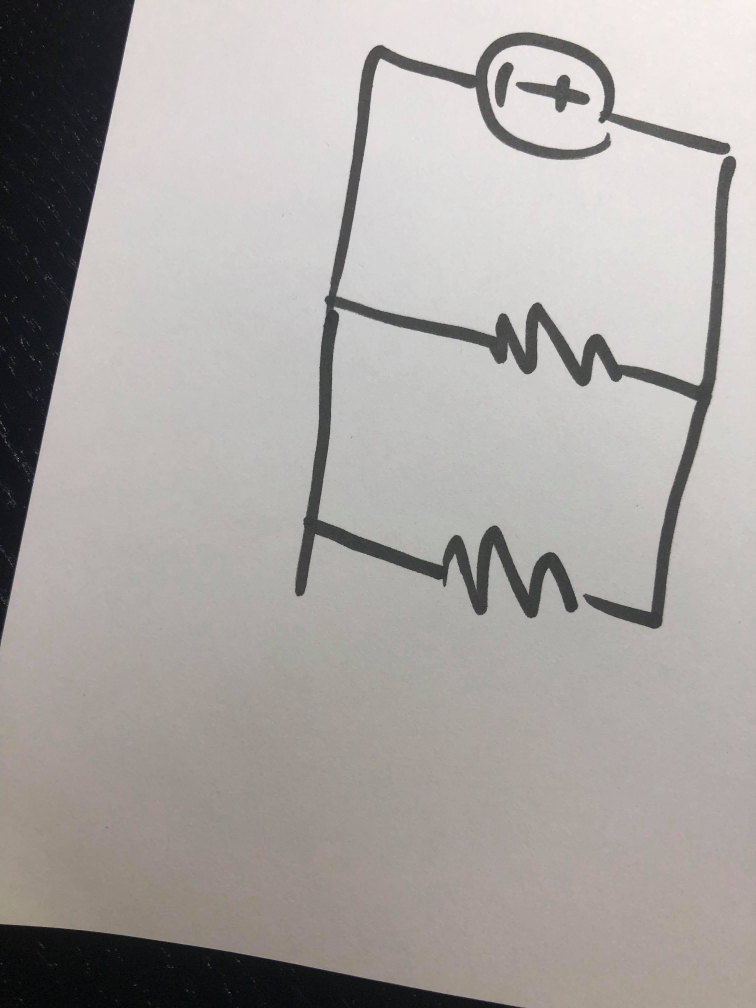
#> input picture Data/Circuits/1.jpg, 3024 x 4032 px (shown at 1/4 size); its folder holds only this picture in this run
$ python detect_components.py
#> lines starting #> are read from the running program, lines starting #| are printed output that depends on the picture; after the words box and inside, x2 and y2 are one past the last pixel; in counts of white or black regions, pixels touching at a corner belong together
### helper.py
# AMME4710 - EJH Detector 2020
# Circuit Digitaliser

# 470205127
# 470355499
# 470425954

import cv2
import numpy as np

# This function takes in a rotated rectangle as input and desired upscale factor to
# output a new rotated rectangle that is the original, but upscaled as desired.
# [30 lines left out: functions enlarge_rotated_rect, crop_n_rotate, not called in this run]

# This function takes in an input mask and removes all contours with area
# less than 300 units. Outputs this de-noised mask.
def remove_noise(mask):
    reject_mask = np.zeros(mask.shape[:2], dtype="uint8")
    contours, _ = cv2.findContours(mask, cv2.RETR_TREE, cv2.CHAIN_APPROX_SIMPLE)[-2:]
    areas = np.array([])
    for contour in contours:
        areas = np.append(areas, cv2.contourArea(contour))

    avg = np.mean(areas)
    idx = np.where(areas < 300)[0]
    reject_cnt = np.array(contours)[idx]
    cv2.drawContours(reject_mask, reject_cnt, -1, 255, -1)
    reject_mask = cv2.bitwise_not(reject_mask)

    return cv2.bitwise_and(mask, reject_mask)

# This function binarises, pads and closes a given image to prepare it for
# further component extraction operations.
def get_mask(img, pad=20):
    # Gaussian Blur
    blur = cv2.GaussianBlur(img, (5,5), 0)
    blur = cv2.GaussianBlur(blur, (5,5), 0)

    # Adaptive thresholding to binarise the image
    th3 = cv2.adaptiveThreshold(blur, 255, cv2.ADAPTIVE_THRESH_GAUSSIAN_C,\
                cv2.THRESH_BINARY_INV, 11, 2)

    th3 = cv2.copyMakeBorder(th3, pad, pad, pad, pad, cv2.BORDER_CONSTANT, value=[0,0,0])

    # Closing operation to fill holes
    kernel = cv2.getStructuringElement(cv2.MORPH_ELLIPSE, (5,5))
    closing = cv2.morphologyEx(th3, cv2.MORPH_CLOSE, kernel, iterations=2)

    # Erosion to get rid of noise
    closing = cv2.erode(closing, kernel, iterations=1)
    # cv2.imshow('thr', closing)
    # cv2.waitKey(0)

    # Close again to fill in any small gaps between components
    closing = cv2.morphologyEx(th3, cv2.MORPH_CLOSE, kernel, iterations=1)

    # Get rid of noise (small contours)
    closing = remove_noise(closing)
    # cv2.imshow('thr', closing)

    return closing

# This function picks out the largest contour in the mask and creates a rotated
# bounding box around it before extracting this bounding box.
# Returns an upright image containing the largest contour.
# [132 lines left out: functions extract_circuit, reject_area_outliers, fill_small_contours, decompose_contour, view_contours, not called in this run]
        # cv2.imshow('contour', temp)
        # cv2.waitKey(0)

### detect_components.py
# AMME4710 - EJH Detector 2020
# Circuit Digitaliser

# 470205127
# 470355499
# 470425954

import cv2
import numpy as np
import time

from helper import *

# This function takes in a CV2 image input and performs a series of morphological operations to
# identify component locations as bounding boxes.

# Note that cv2.imshow() and related lines have been commented in compliance with Google Colab
def detect_components(img):
    # Resize the image to fit on the screen
    height, width = img.shape[:2]
    lim_dim = 550
    pad = 40

    # Find which length is longer and scale it appropriately
    if height > width:
        scale = width/lim_dim
    else:
        scale = height/lim_dim
    img = cv2.resize(img, ( int(width/scale), int(height/scale) ), dst=img, interpolation = cv2.INTER_CUBIC)

    # Add padding to enable coherent cropping later
    img_pad = cv2.copyMakeBorder(img, pad, pad, pad, pad, cv2.BORDER_DEFAULT)
    gray = cv2.cvtColor(img, cv2.COLOR_RGB2GRAY)

    # Preprocess the image to extract components
    binarised = get_mask(gray, pad)
    # cv2.imshow('Og mask', binarised)

    # Dilation to connect the circuit up
    kernel = cv2.getStructuringElement(cv2.MORPH_ELLIPSE, (30,30))
    canny_dil = cv2.morphologyEx(binarised, cv2.MORPH_CLOSE, kernel, iterations=1)
    # cv2.imshow('Og mask', canny_dil)

    # Crop the circuit out of the image and rotate to straighten
    cropped = extract_circuit(binarised, canny_dil, crop_margin=0.1)
    cropped = cv2.copyMakeBorder(cropped, pad, pad, pad, pad, cv2.BORDER_CONSTANT, value=[0,0,0])

    markup = extract_circuit(img_pad, canny_dil, crop_margin=0.1)
    markup = cv2.copyMakeBorder(markup, pad, pad, pad, pad, cv2.BORDER_REPLICATE)

    # Rescale the cropped image to normalise
    roi_height, roi_width = cropped.shape[:2]
    if roi_height > roi_width:
        scale = roi_width/lim_dim
    else:
        scale = roi_height/lim_dim

    cropped = cv2.resize(cropped, ( int(roi_width/scale), int(roi_height/scale) ), interpolation = cv2.INTER_CUBIC)
    markup = cv2.resize(markup, ( int(roi_width/scale), int(roi_height/scale) ), interpolation = cv2.INTER_CUBIC)
    cropped_img = markup.copy()
    # cv2.imshow('Binary cropped', cropped)

    _, cropped = cv2.threshold(cropped, 0, 255, cv2.THRESH_BINARY+cv2.THRESH_OTSU)

    ##### Perform component extraction on this cropped image #####
    # cv2.imshow('bin cropped', cropped)

    big_kern = cv2.getStructuringElement(cv2.MORPH_RECT, (35,35))

    # Closing operation to turn components into blobs
    mask = cv2.morphologyEx(cropped, cv2.MORPH_CLOSE, big_kern)
    mask = fill_small_contours(mask)

    # Erosion to get rid of lines
    init_cont = len(cv2.findContours(mask, cv2.RETR_TREE, cv2.CHAIN_APPROX_SIMPLE)[-2])
    max_cont = init_cont
    peaked = False
    found = False
    conts = []

    # Slowly erode the lines with increasing kernel size to determine linewidth, when
    # components begin forming separate contours
    for i in range(3,25):
        mid_kern = cv2.getStructuringElement(cv2.MORPH_ELLIPSE, (i,i))
        mask2 = cv2.erode(mask, mid_kern, iterations=1)
        contours, _ = cv2.findContours(mask2, cv2.RETR_TREE, cv2.CHAIN_APPROX_SIMPLE)[-2:]
        conts.append(len(contours))
        if max_cont < len(contours):
            if len(contours) - max_cont > 2:
                peaked = True
            max_cont = len(contours)
        elif (max_cont+init_cont)/2 >= len(contours) and peaked:
            print("Peak found at kernel size", i)
            found = True
            break
        cv2.putText(mask2, str(i*2), (50,80), cv2.FONT_HERSHEY_COMPLEX, 1, 255)

    # Not found when the circuit is dense
    if not found:
        line_width = (conts.index(max(conts)) ) *2
        print('Peak asssumed to be at', line_width)
    else:
        line_width = i*2

    # Set a cap on the linewidth
    line_width = max(20, min(30, line_width))
    print('Line width set to:', line_width)

    # Do it all over again, moderated by the linewidth
    big_line_kern = cv2.getStructuringElement(cv2.MORPH_ELLIPSE, (20+line_width,20+line_width))
    line_kern = cv2.getStructuringElement(cv2.MORPH_ELLIPSE, (line_width,line_width))

    # Closing operation to turn components into blobs
    mask_line = cv2.morphologyEx(cropped, cv2.MORPH_CLOSE, big_line_kern)
    # cv2.imshow('mask_line', mask_line)

    mask_line = fill_small_contours(mask_line)
    # cv2.imshow('mask_line', mask_line)

    # Get rid of the lines
    mask_no_line = cv2.morphologyEx(mask_line, cv2.MORPH_OPEN, line_kern)
    # cv2.imshow('mask_line', mask_no_line)

    small_kern = cv2.getStructuringElement(cv2.MORPH_RECT, (3,3))
    mask_no_line = cv2.morphologyEx(mask_no_line, cv2.MORPH_CLOSE, small_kern)

    # Find all the contours now, and convert to bboxes
    bboxes = np.array([0,0,0,0])
    contours, _ = cv2.findContours(mask_no_line, cv2.RETR_TREE, cv2.CHAIN_APPROX_SIMPLE)[-2:]
    for contour in contours:
        x,y,w,h = cv2.boundingRect(contour)

        # Iterate here to potentially break down the contour into small ones
        sub_boxes = decompose_contour(cropped, [x,y,w,h], line_width)
        if sub_boxes.ndim > 1:
            bboxes = np.vstack( (bboxes, sub_boxes[1:]) )

    # Remove outlier blobs generated from line intersections
    filt_bboxes = reject_area_outliers(bboxes[1:])
    for x,y,w,h in filt_bboxes:
        cv2.rectangle(markup, (int(x-0.15*w), int(y-0.15*h)), (int(x+1.15*w), int(y+1.15*h)), (0,255,0), 2)

    cv2.imshow('cropped', markup)
    print('Press any key to continue...')
    cv2.waitKey(0)
    # cv2.destroyAllWindows()
    return filt_bboxes, cropped_img, mask_line

if __name__ == '__main__':
    # Import images
    for i in range(1,3):
        path = './Data/Circuits/' + str(i) + '.jpg'
        print('Image number', i)
        img = cv2.imread(path)
#> img is the input picture: shape (4032, 3024, 3); mean B, G, R 162.2, 164.8, 169
        bboxes = detect_components(img)
#> in detect_components, `img = cv2.resize(img, ( int(width/scale), int(height/scale) ), dst=img..`:
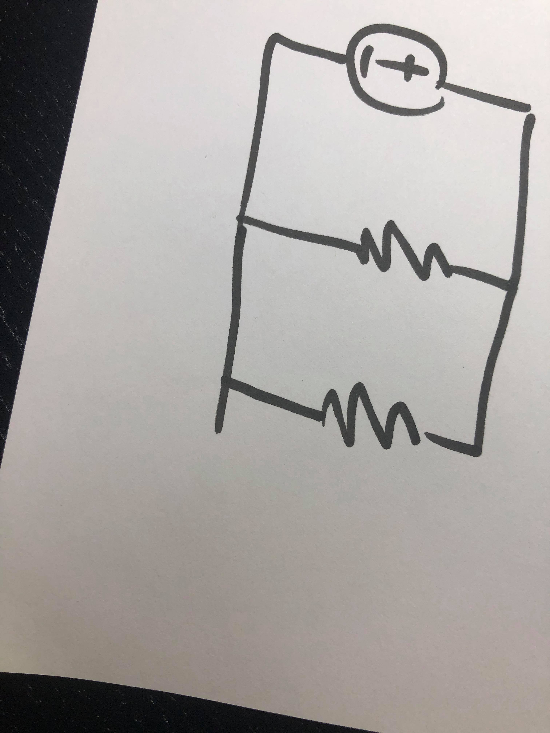
#> img: shape (733, 550, 3); mean of channels 0, 1, 2 162.2, 164.8, 169; drawn as B, G, R
#> in detect_components, `img_pad = cv2.copyMakeBorder(img, pad, pad, pad, pad, cv2.BORDER_DEFAU..`:
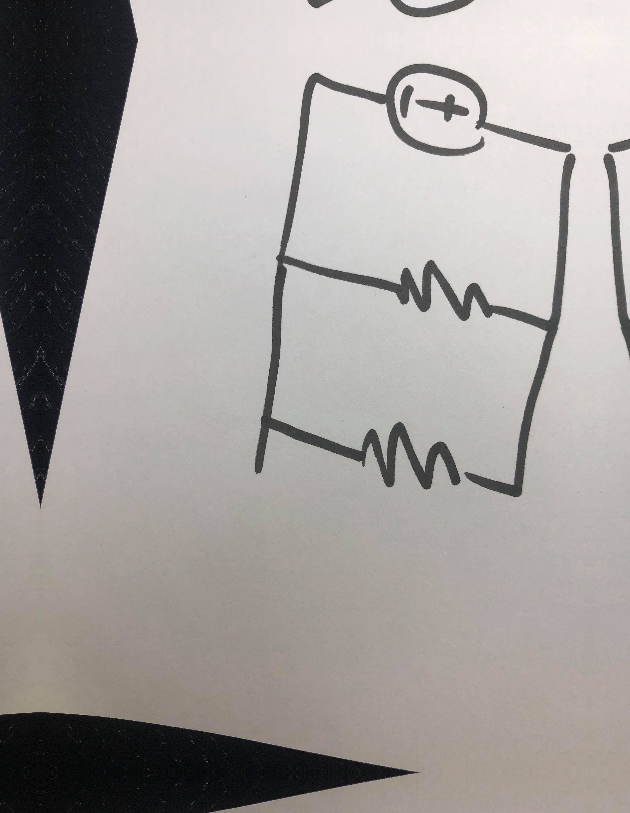
#> img_pad: shape (813, 630, 3); mean of channels 0, 1, 2 155.7, 158.1, 162.3; drawn as B, G, R
#> in get_mask, `th3 = cv2.adaptiveThreshold(blur, 255, cv2.ADAPTIVE_THRESH_GAUSSIAN_C,..`:
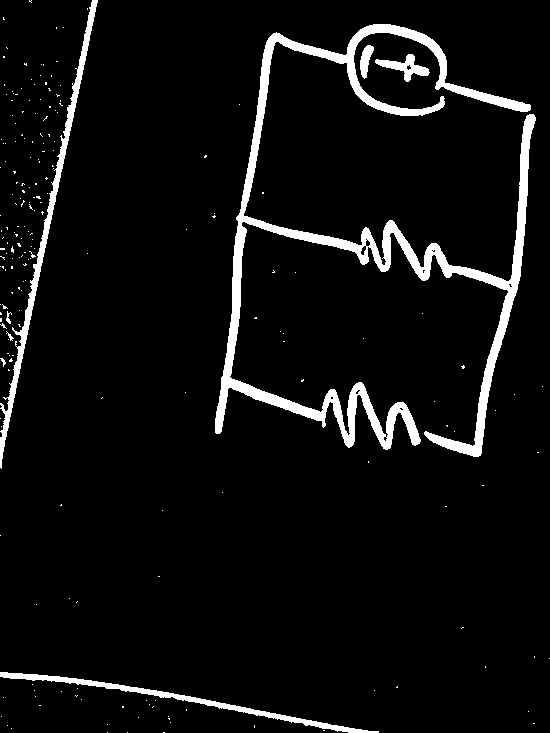
#> th3: shape (733, 550); 5.8% white; 210 white regions (202 under 20 px), largest, box (x1, y1, x2, y2) and area: (215, 24, 536, 457) 17196, (0, 0, 98, 469) 2888, (0, 672, 379, 733) 2005
#> in get_mask, `th3 = cv2.copyMakeBorder(th3, pad, pad, pad, pad, cv2.BORDER_CONSTANT,..`:
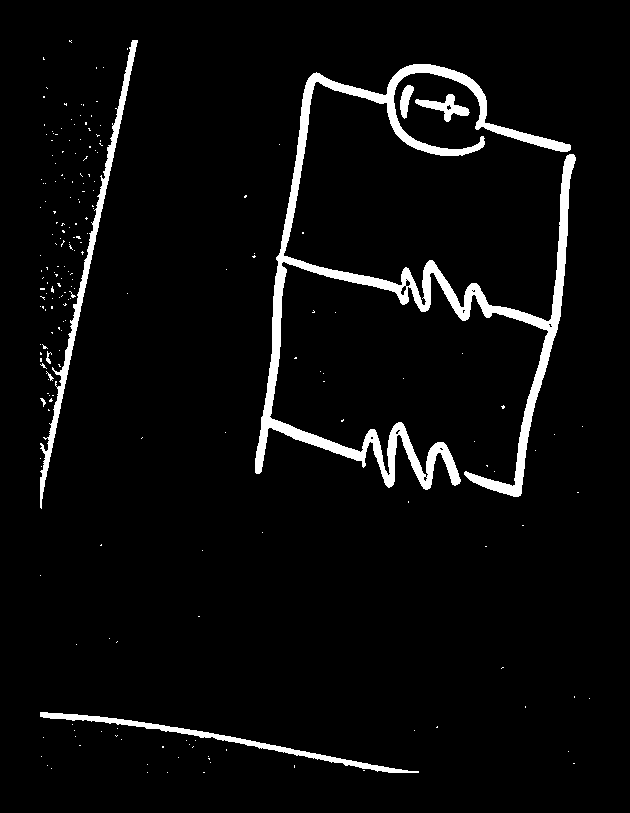
#> th3: shape (813, 630); 4.6% white; 210 white regions (202 under 20 px), largest, box (x1, y1, x2, y2) and area: (255, 64, 576, 497) 17196, (40, 40, 138, 509) 2888, (40, 712, 419, 773) 2005
#> in get_mask, `closing = cv2.morphologyEx(th3, cv2.MORPH_CLOSE, kernel, iterations=2)`:
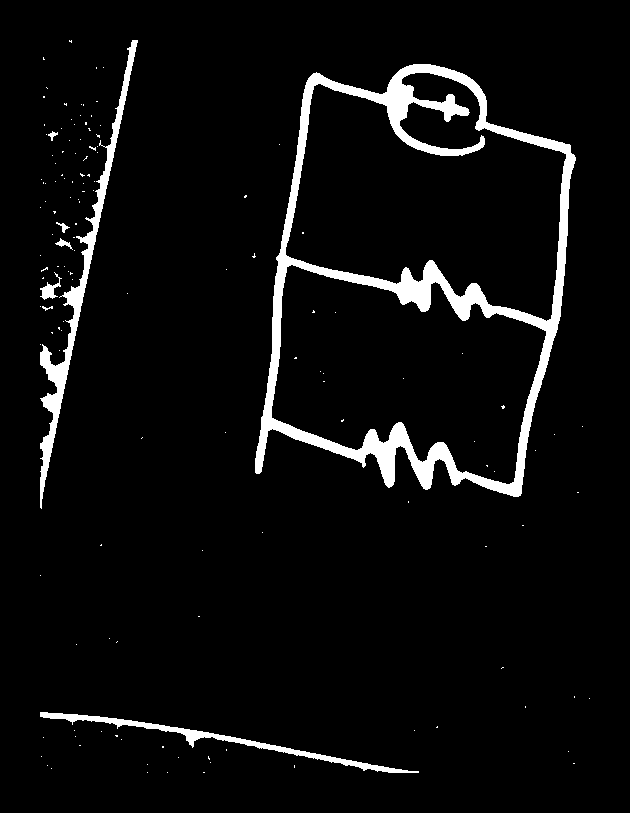
#> closing: shape (813, 630); 5.2% white; 141 white regions (133 under 20 px), largest, box (x1, y1, x2, y2) and area: (255, 64, 576, 497) 19411, (40, 40, 138, 509) 4146, (40, 712, 419, 773) 2153
#> in get_mask, `closing = cv2.erode(closing, kernel, iterations=1)`:
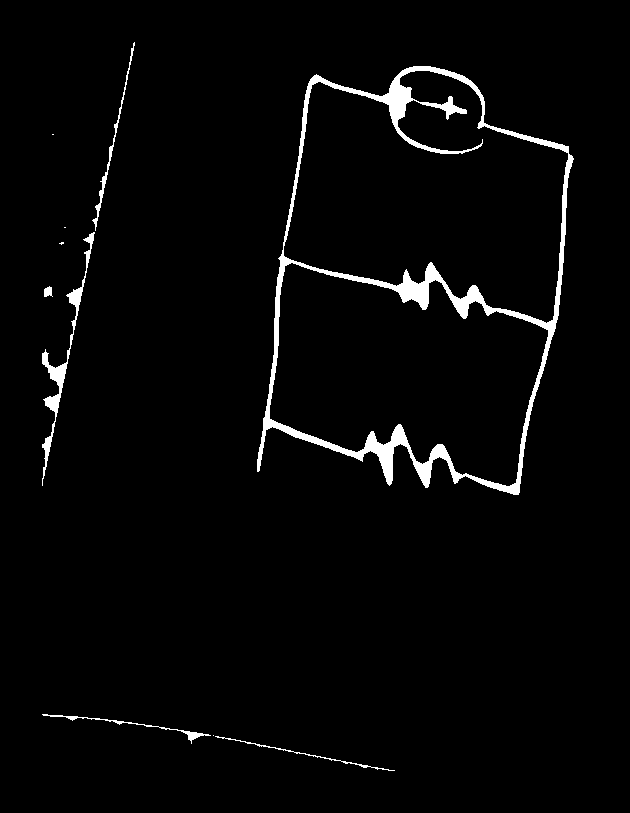
#> closing: shape (813, 630); 2.7% white; 10 white regions (4 under 20 px), largest, box (x1, y1, x2, y2) and area: (257, 66, 574, 495) 11395, (42, 232, 95, 486) 1342, (92, 42, 135, 231) 446, (42, 714, 211, 744) 367, (215, 736, 395, 771) 262, (44, 286, 53, 297) 72
#> in get_mask, `closing = cv2.morphologyEx(th3, cv2.MORPH_CLOSE, kernel, iterations=1)`:
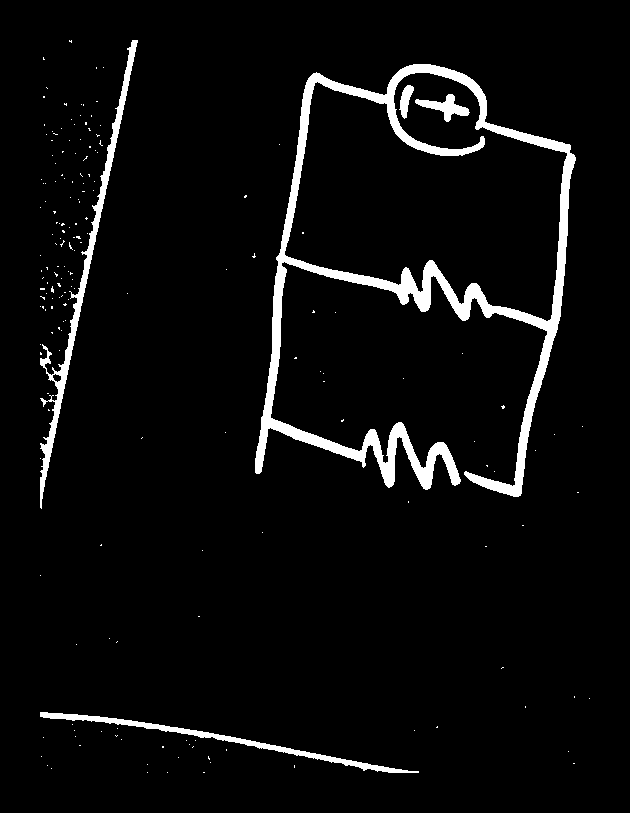
#> closing: shape (813, 630); 4.7% white; 186 white regions (181 under 20 px)
#> in remove_noise, `contours, _ = cv2.findContours(mask, cv2.RETR_TREE, cv2.CHAIN_APPROX_S..`: contours = 188 contours, 181 with area under 20; largest, box (x1, y1, x2, y2) and area: (255, 64, 576, 497) 62452, (284, 72, 568, 322) 46794, (40, 40, 138, 509) 2760, (40, 712, 419, 773) 1636, (415, 94, 470, 122) 516, (399, 85, 414, 119) 234, (52, 373, 62, 383) 54
#> the loop in remove_noise, `for contour in contours:` made 188 passes
#> contour on passes 17 to 19: [[79, 745], [80, 745]], [[189, 744]], [[195, 740]]
#> after the loop in remove_noise, `for contour in contours:`: areas = 188 values, max 62452 at index 179, min 0 at index 0, mean 609.2
#> in remove_noise, `avg = np.mean(areas)`: avg = 609.2
#> in remove_noise, `idx = np.where(areas < 300)[0]`: idx = 183 values from 0 to 187
#> (the run stopped early here; a loop or call above may not have finished)
